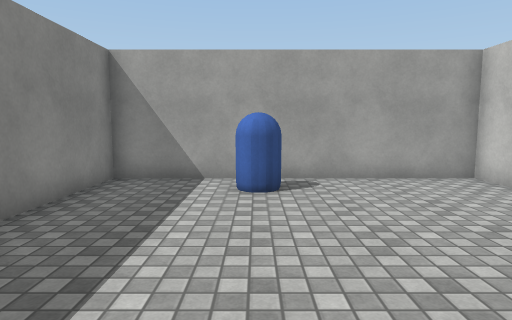
View 1 (above)

15 first-person views from a walk through a Unity game level. The camera is 1.4 m above the floor, tilts 6° down and sees 75° across. Doors are open. The floor is counted in squares, 1 m on a side. Each view is taken from the middle of a square. On the plan, view 1 faces up. The plan holds only what a view shows up to about 15 squares ahead; the rest is blank. The place goes on beyond the plan. The player character is not drawn. Surface patterns are stand-ins for the level's own textures.

View 2
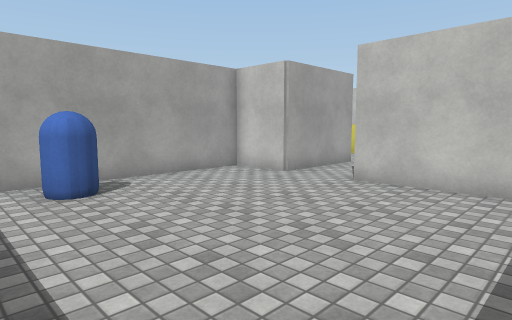

View 3
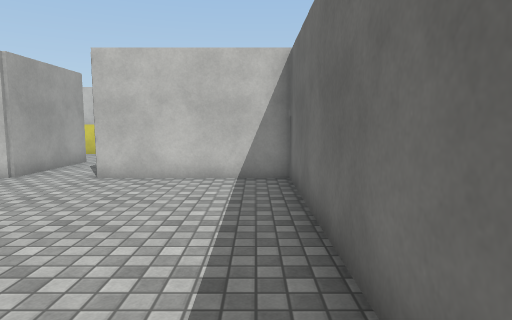

View 4
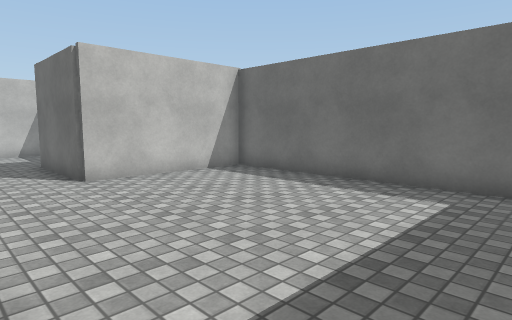

View 5
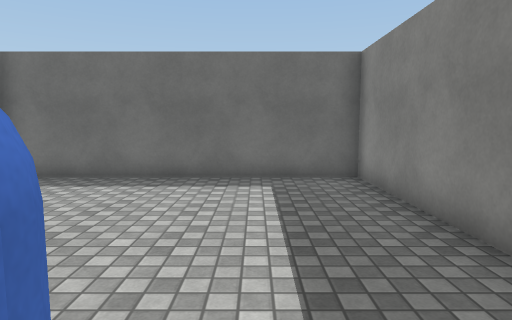

View 6
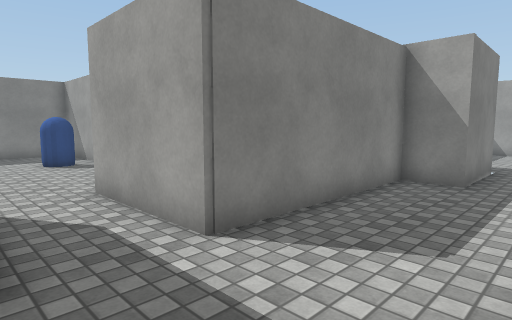

View 7
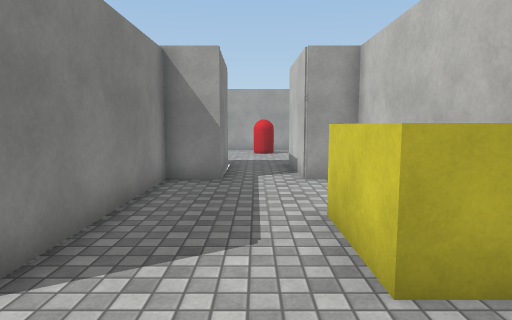

View 8
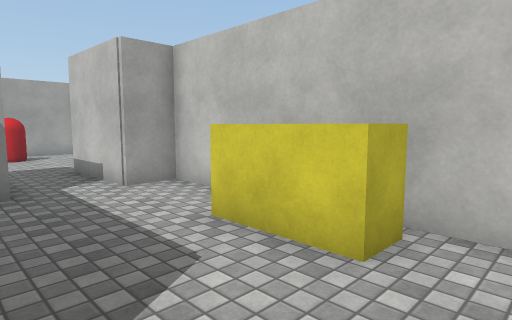

View 9
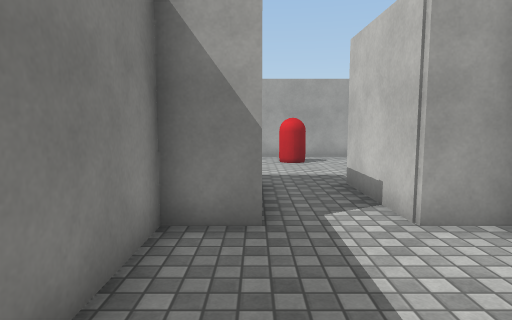

View 10
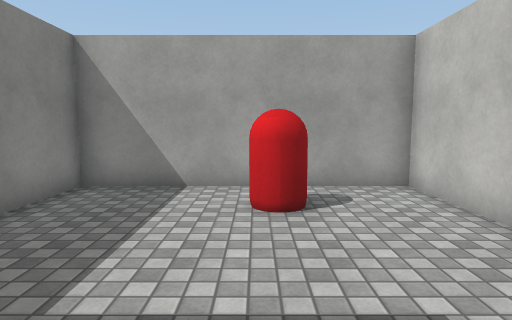

View 11
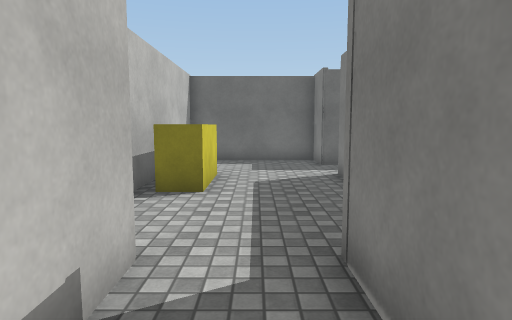

View 12
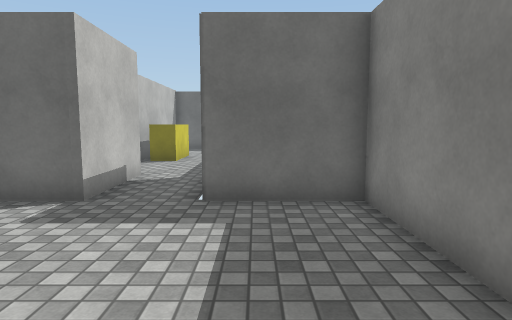

View 13
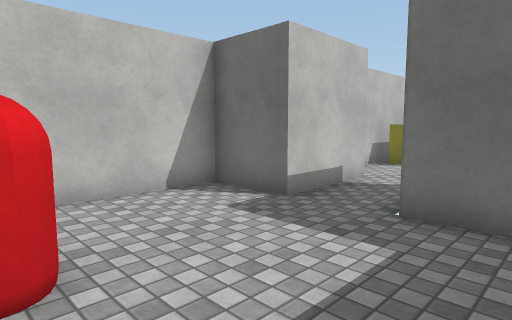

View 14
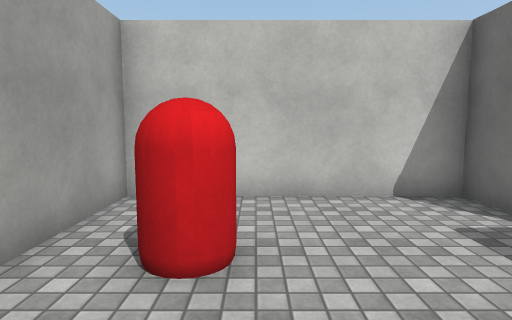

View 15
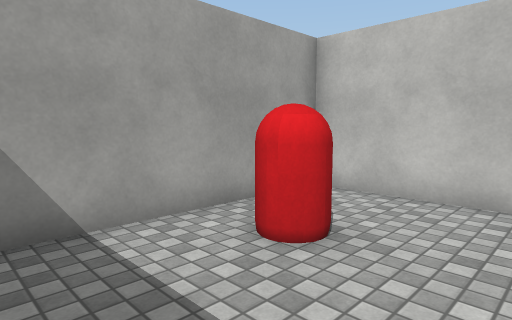

### Floor plan
Ten units are one square. View 1 is at (0, 0); x grows to the right and y downward. Boxes are objects, and circles mark ways between rooms. Rooms are numbered by the first view taken in them; rooms with no view inside come last. Other rooms are left out.
<svg viewBox="-42 -230 202 244">
<path fill="none" stroke="#000" d="M80 -65 58 -65 58 -87 -37 -87 -37 9 58 9 58 -43 80 -43M80 -43 97 -43 97 -27 146 -27 146 -125 132 -125 132 -140M111 -140 111 -125 97 -125 97 -65 80 -65M132 -140 132 -159 155 -159 155 -225 80 -225 80 -159 110 -159 111 -140"/>
<rect x="-5" y="-85" width="10" height="20" fill="#bbb"><title>blue capsule</title></rect>
<rect x="125" y="-95" width="20" height="30" fill="#bbb"><title>other object</title></rect>
<rect x="115" y="-215" width="20" height="20" fill="#bbb"><title>red capsule</title></rect>
<circle cx="80" cy="-55" r="3" fill="#2a7"/>
<circle cx="120" cy="-140" r="3" fill="#2a7"/>
<text x="10" y="-40">1</text>
<text x="120" y="-80">2</text>
<text x="120" y="-190">3</text>
</svg>
Room 1 opens to room 2. Room 2 opens to room 3.

Where each view was taken, in squares from view 1:
view 1: 0 up, 0 right, facing up
view 2: 0 up, 2 left, facing up-right
view 3: 0 up, 3 left, facing right
view 4: 7 up, 3 left, facing down-right
view 5: 8 up, 1 left, facing down
view 6: 4 up, 13 right, facing up-left
view 7: 4 up, 12 right, facing up
view 8: 5 up, 10 right, facing up-right
view 9: 8 up, 11 right, facing up
view 10: 15 up, 12 right, facing up
view 11: 16 up, 12 right, facing down
view 12: 22 up, 10 right, facing down
view 13: 21 up, 9 right, facing down-right
view 14: 20 up, 9 right, facing right
view 15: 18 up, 9 right, facing up-right
